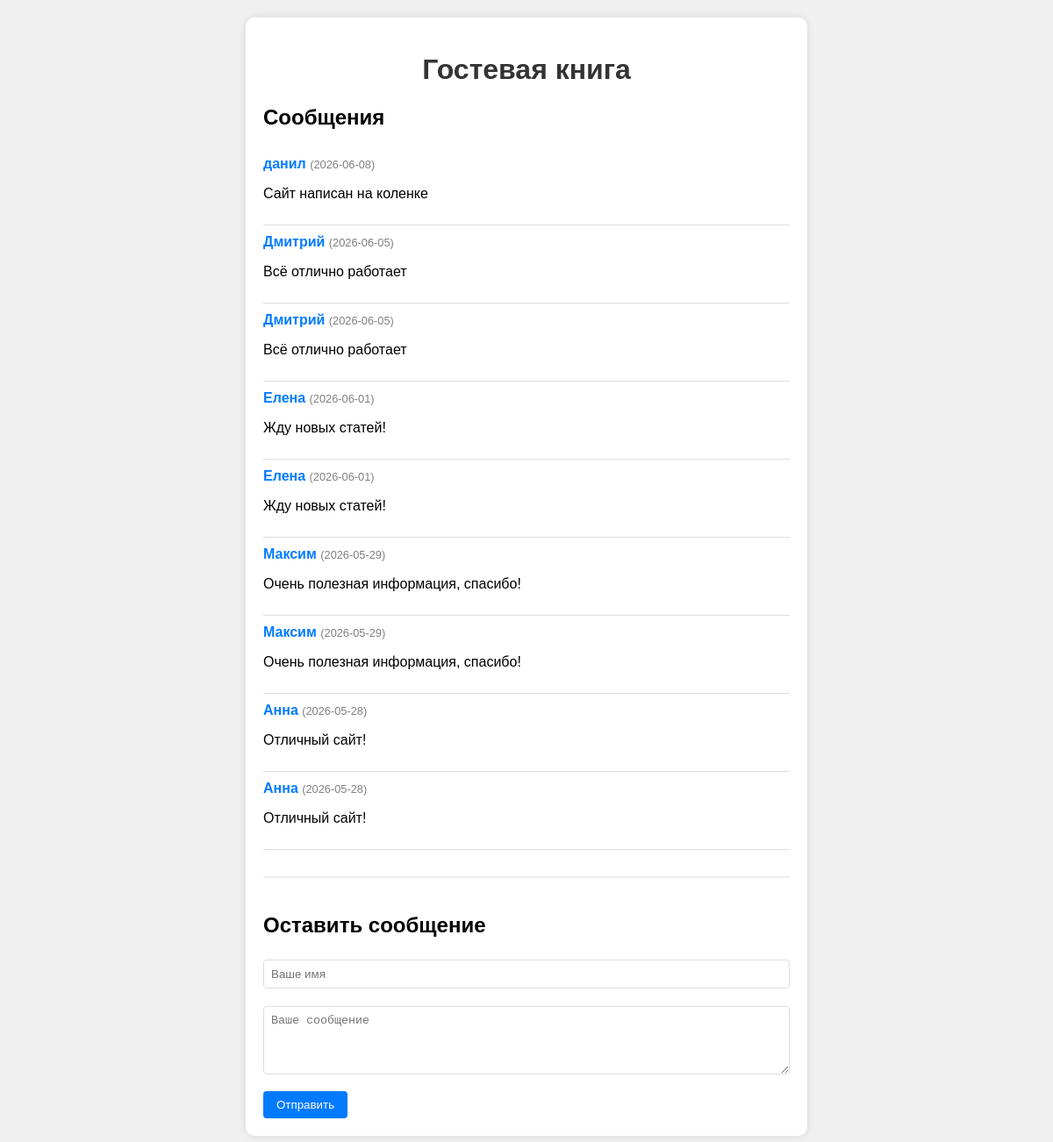
The page / on the database its author committed.
### tables this page shows
CREATE TABLE messages (
            id INTEGER PRIMARY KEY AUTOINCREMENT,
            name TEXT NOT NULL,
            message TEXT NOT NULL,
            created_at DATE NOT NULL
        );

### app.py (the view)
@app.route('/')
def index():
    messages = get_all_messages()
    return render_template('index.html', messages=messages)

### database.py (called while the page is built)
def get_db_connection():
    conn = sqlite3.connect(DATABASE)
    conn.row_factory = sqlite3.Row
    return conn

def get_all_messages():
    conn = get_db_connection()
    messages = conn.execute(
        'SELECT * FROM messages ORDER BY created_at DESC'
    ).fetchall()
    conn.close()
    return messages

### templates/index.html (shortened to what this page needs)
<!DOCTYPE html>
<html>
<head>
    <link rel="stylesheet" href="{{ url_for('static', filename='style.css') }}">
</head>
<body>
    <div class="container">
        <h1> Гостевая книга</h1>
        <h2>Сообщения</h2>
        {% if messages %}
            {% for msg in messages %}
            <div class="message">
                <strong>{{ msg.name }}</strong> <small>({{ msg.created_at }})</small>
                <p>{{ msg.message }}</p>
            </div>
            {% endfor %}
        {% else %}
            <p>Пока нет сообщений. Будьте первым!</p>
        {% endif %}
        <div class="add-form">
            <h2>Оставить сообщение</h2>
            <form method="POST" action="/add">
                <input type="text" name="name" placeholder="Ваше имя" required>
                <textarea name="message" placeholder="Ваше сообщение" rows="4" required></textarea>
                <button type="submit">Отправить</button>
            </form>
        </div>
    </div>
</body>
</html>

### static/style.css (style rules this page uses)
body { font-family: Arial, sans-serif; background-color: #f0f0f0; margin: 0; padding: 20px; }
.container { max-width: 600px; margin: 0 auto; background: white; padding: 20px; border-radius: 10px; box-shadow: 0 0 10px rgba(0, 0, 0, 0.1); }
h1 { text-align: center; color: #333; }
.message { border-bottom: 1px solid #ddd; padding: 10px 0; }
.message strong { color: #007bff; }
.message small { color: gray; font-size: 0.8em; }
.add-form { margin-top: 30px; padding-top: 20px; border-top: 2px solid #eee; }
input, textarea { width: 100%; padding: 8px; margin: 5px 0 15px 0; border: 1px solid #ddd; border-radius: 4px; box-sizing: border-box; }
button { background-color: #007bff; color: white; padding: 8px 15px; border: none; border-radius: 4px; cursor: pointer; }

### rows shown on the page
messages: name "данил", created_at "2026-06-08", message "Сайт написан на коленке"
messages: name "Дмитрий", created_at "2026-06-05", message "Всё отлично работает"
messages: name "Дмитрий", created_at "2026-06-05", message "Всё отлично работает"
messages: name "Елена", created_at "2026-06-01", message "Жду новых статей!"
messages: name "Елена", created_at "2026-06-01", message "Жду новых статей!"
messages: name "Максим", created_at "2026-05-29", message "Очень полезная информация, спасибо!"
messages: name "Максим", created_at "2026-05-29", message "Очень полезная информация, спасибо!"
messages: name "Анна", created_at "2026-05-28", message "Отличный сайт!"
messages: name "Анна", created_at "2026-05-28", message "Отличный сайт!"
